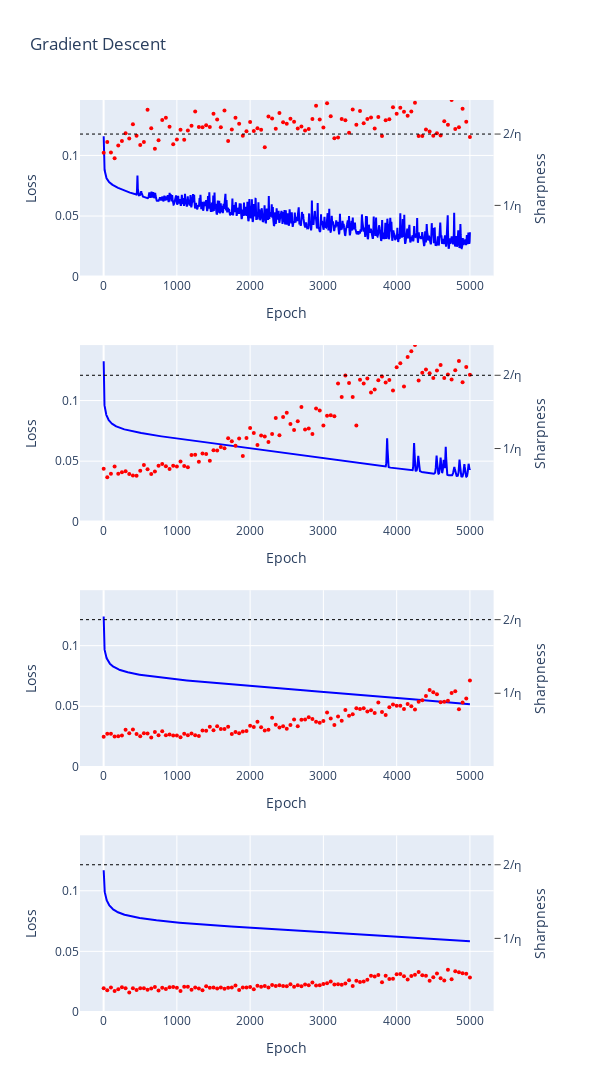

The notebook cell saved with this chart:
### Code cell
def plot_output_data(metadata, output_data, num_rows, num_cols, title, model_ids = []):

    if len(model_ids) == 0:
        model_ids = metadata['model_id'].unique()

    specs = [[{"secondary_y": True} for _ in range(num_cols)] for _ in range(num_rows)]
    fig = make_subplots(num_rows, num_cols, specs=specs)

    for i, model_id in enumerate(model_ids):
        row = i // num_cols + 1
        col = i % num_cols + 1

        model_data = output_data[output_data['model_id'] == model_id]
        model_info = metadata[metadata['model_id'] == model_id].iloc[0]
        
        threshold = 2 / model_info['learning_rate']
        
        x_vals = np.arange(1, len(model_data)+1)
        loss = model_data['loss']
        sharpness = model_data['sharpness']

        fig.add_trace(
            go.Scatter(x=x_vals, y=loss, mode='lines', name='Loss',
                       line=dict(color='blue')),
            row=row, col=col, secondary_y=False
        )

        fig.add_trace(
            go.Scatter(x=x_vals, y=sharpness, mode='markers', name='Sharpness', 
                       marker=dict(size=4, color='red')),
            row=row, col=col, secondary_y=True
        )

        fig.add_hline(
            y=threshold,
            row=row, col=col,
            secondary_y=True,
            line=dict(color='black', dash='dot', width=1),
            opacity=1.0
        )

        fig.update_xaxes(title_text="Epoch", row=row, col=col)
        fig.update_yaxes(title_text="Loss", row=row, col=col, secondary_y=False,
            range=[0, output_data["loss"].max() * 1.1])
        fig.update_yaxes(title_text="Sharpness",row = row, col = col, secondary_y=True,
            range=[0,max(sharpness.max(), threshold * 1.2)],
            showgrid=False,
            tickmode='array',
            tickvals=[threshold / 2, threshold],
            ticktext=["1/η", "2/η"],
            ticks='outside',
            ticklen=6,
            tickwidth=1,
        )

    fig.update_layout(title_text=title, showlegend=False, height = 1200, width = 600)

    fig.show()

metadata, output_data = load_output_files()
plot_output_data(metadata, output_data, 4, 1, title="Gradient Descent")

### Figure 1 — Plotly figure (JSON) as saved in the notebook; plotly's stock layout.template omitted (floating-point values rounded to 4 significant figures; data arrays with more than 128 entries replaced by an {"elided": "..."} marker saying what was removed)
{"data": [{"line": {"color": "blue"}, "mode": "lines", "name": "Loss", "type": "scatter", "x": {"elided": "5000 int values"}, "xaxis": "x", "y": {"elided": "5000 float values"}, "yaxis": "y"}, {"marker": {"color": "red", "size": 4}, "mode": "markers", "name": "Sharpness", "type": "scatter", "x": {"elided": "5000 int values"}, "xaxis": "x", "y": {"elided": "5000 float values"}, "yaxis": "y2"}, {"line": {"color": "blue"}, "mode": "lines", "name": "Loss", "type": "scatter", "x": {"elided": "5000 int values"}, "xaxis": "x2", "y": {"elided": "5000 float values"}, "yaxis": "y3"}, {"marker": {"color": "red", "size": 4}, "mode": "markers", "name": "Sharpness", "type": "scatter", "x": {"elided": "5000 int values"}, "xaxis": "x2", "y": {"elided": "5000 float values"}, "yaxis": "y4"}, {"line": {"color": "blue"}, "mode": "lines", "name": "Loss", "type": "scatter", "x": {"elided": "5000 int values"}, "xaxis": "x3", "y": {"elided": "5000 float values"}, "yaxis": "y5"}, {"marker": {"color": "red", "size": 4}, "mode": "markers", "name": "Sharpness", "type": "scatter", "x": {"elided": "5000 int values"}, "xaxis": "x3", "y": {"elided": "5000 float values"}, "yaxis": "y6"}, {"line": {"color": "blue"}, "mode": "lines", "name": "Loss", "type": "scatter", "x": {"elided": "5000 int values"}, "xaxis": "x4", "y": {"elided": "5000 float values"}, "yaxis": "y7"}, {"marker": {"color": "red", "size": 4}, "mode": "markers", "name": "Sharpness", "type": "scatter", "x": {"elided": "5000 int values"}, "xaxis": "x4", "y": {"elided": "5000 float values"}, "yaxis": "y8"}], "layout": {"height": 1200, "shapes": [{"line": {"color": "black", "dash": "dot", "width": 1}, "opacity": 1, "type": "line", "x0": 0, "x1": 1, "xref": "x domain", "y0": 20, "y1": 20, "yref": "y2"}, {"line": {"color": "black", "dash": "dot", "width": 1}, "opacity": 1, "type": "line", "x0": 0, "x1": 1, "xref": "x2 domain", "y0": 50, "y1": 50, "yref": "y4"}, {"line": {"color": "black", "dash": "dot", "width": 1}, "opacity": 1, "type": "line", "x0": 0, "x1": 1, "xref": "x3 domain", "y0": 80, "y1": 80, "yref": "y6"}, {"line": {"color": "black", "dash": "dot", "width": 1}, "opacity": 1, "type": "line", "x0": 0, "x1": 1, "xref": "x4 domain", "y0": 110.0, "y1": 110.0, "yref": "y8"}], "showlegend": false, "title": {"text": "Gradient Descent"}, "width": 600, "xaxis": {"anchor": "y", "autorange": true, "domain": [0, 0.94], "range": [-322.2, 5323.0], "title": {"text": "Epoch"}, "type": "linear"}, "xaxis2": {"anchor": "y3", "autorange": true, "domain": [0, 0.94], "range": [-322.2, 5323.0], "title": {"text": "Epoch"}, "type": "linear"}, "xaxis3": {"anchor": "y5", "autorange": true, "domain": [0, 0.94], "range": [-322.2, 5323.0], "title": {"text": "Epoch"}, "type": "linear"}, "xaxis4": {"anchor": "y7", "autorange": true, "domain": [0, 0.94], "range": [-322.2, 5323.0], "title": {"text": "Epoch"}, "type": "linear"}, "yaxis": {"anchor": "x", "domain": [0.8063, 1], "range": [0, 0.1457], "title": {"text": "Loss"}, "type": "linear"}, "yaxis2": {"anchor": "x", "overlaying": "y", "range": [0, 24.77], "showgrid": false, "side": "right", "ticklen": 6, "tickmode": "array", "ticks": "outside", "ticktext": ["1/η", "2/η"], "tickvals": [10, 20], "tickwidth": 1, "title": {"text": "Sharpness"}, "type": "linear"}, "yaxis3": {"anchor": "x2", "domain": [0.5375, 0.7312], "range": [0, 0.1457], "title": {"text": "Loss"}, "type": "linear"}, "yaxis4": {"anchor": "x2", "overlaying": "y3", "range": [0, 60.3], "showgrid": false, "side": "right", "ticklen": 6, "tickmode": "array", "ticks": "outside", "ticktext": ["1/η", "2/η"], "tickvals": [25, 50], "tickwidth": 1, "title": {"text": "Sharpness"}, "type": "linear"}, "yaxis5": {"anchor": "x3", "domain": [0.2687, 0.4625], "range": [0, 0.1457], "title": {"text": "Loss"}, "type": "linear"}, "yaxis6": {"anchor": "x3", "overlaying": "y5", "range": [0, 96], "showgrid": false, "side": "right", "ticklen": 6, "tickmode": "array", "ticks": "outside", "ticktext": ["1/η", "2/η"], "tickvals": [40, 80], "tickwidth": 1, "title": {"text": "Sharpness"}, "type": "linear"}, "yaxis7": {"anchor": "x4", "domain": [0, 0.1938], "range": [0, 0.1457], "title": {"text": "Loss"}, "type": "linear"}, "yaxis8": {"anchor": "x4", "overlaying": "y7", "range": [0, 132.0], "showgrid": false, "side": "right", "ticklen": 6, "tickmode": "array", "ticks": "outside", "ticktext": ["1/η", "2/η"], "tickvals": [55.0, 110.0], "tickwidth": 1, "title": {"text": "Sharpness"}, "type": "linear"}}}
